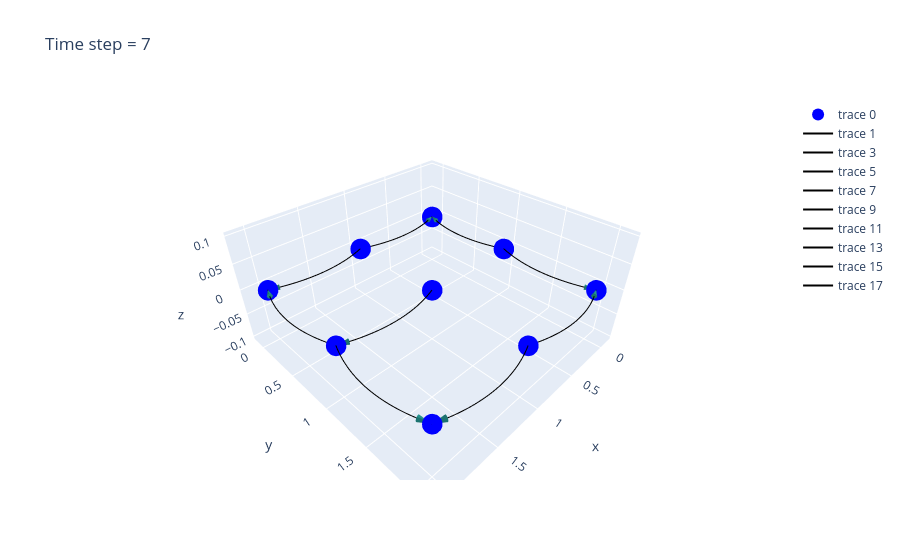

Notebook cell for this chart:
### Markdown cell above
### Mesh2D visualization

### Code cell
import plotly.graph_objects as go
import numpy as np
import networkx as nx
import ipywidgets as widgets
from IPython.display import display, clear_output

length, width= 3, 3

# Function to create the hypercube graph
def create_mesh2D():
    G = nx.DiGraph()
    node_number = 0
    for i in range(length):  
        for j in range(width):  
            new_node = (i, j, 0)
            G.add_node(new_node, label=f"gpu : {node_number}")
            node_number += 1

            if (j + 1 < width):
                G.add_edge(new_node, (i, j + 1, 0))  
                G.add_edge((i, j + 1, 0), new_node)  

        if (i + 1 < length):
            for j in range(width):
                G.add_edge(new_node, (i + 1, j, 0))  
                G.add_edge((i + 1, j, 0), new_node)  

    return G

def create_curve(start, end, height_factor=0.2):
    """Create a curved path between two points."""
    mid = (start + end) / 2
  
    # Add some height to the midpoint
    if (start[1] == end[1]):
        mid[1] += np.linalg.norm(end - start) * height_factor
    else:
        mid[0] += np.linalg.norm(end - start) * height_factor
    
    t = np.linspace(0, 1, 50)

    curve = np.outer(1-t, start) + np.outer(t, end) + np.outer(4*t*(1-t), mid-0.5*(start+end))
    return curve

# Function to create scatter plot for nodes and edges per timestep
def update_plot(timestep):
    clear_output(wait=True)
    display(prev_button, next_button)

    # Initialize the graph data for timestep changes
    G = create_mesh2D()
    nodes = np.array(G.nodes())

    time_data = timestep_data[f'{timestep}']
    
    # Nodes scatter plot
    scatter = go.Scatter3d(
        x=nodes[:, 0], y=nodes[:, 1], z=nodes[:, 2],
        mode='markers',
        marker=dict(size=12, color='blue'),
        hoverinfo='text',
        hovertext=[f"gpu : {gpu_id}" for gpu_id in range(length * width * depth)]
    )
    
    # Edges and arrows
    edges = []
    for gpu_id, gpu_data in time_data.items():
        for tb_id, tb_data in gpu_data.items():
            if (tb_data['pkt_type'] == 's'):
                edges.append((int(gpu_id), int(tb_data['tb_gpuid_send']), int(tb_data['chunk_id'])))
            elif (tb_data['pkt_type'] == 'r'):
                edges.append((int(tb_data['tb_gpuid_recv']), int(gpu_id), int(tb_data['chunk_id'])))
    
    arrows = []
    x = []
    edges = list(set(edges))

    for edge in edges:
        # print(edge)
        start_node = nodes[edge[0]]
        end_node = nodes[edge[1]]
        chunk_id = edge[2]

        # Convert start_node and end_node to tuples for comparison
        start_node_tuple = tuple(start_node)
        end_node_tuple = tuple(end_node)
        
        """
            for example if an edge is ((0,0,0), (0,0,1)), it doesn't exist in x, so append it to x, and draw a curved line and 
            arrow from edge 0 to edge 1 with arrow pointing towards edge 1
            
            if ((0,0,1),(0,0,0)) appears, check if ((0,0,0),(0,0,1)) i.e., reverse of this exists in the list. If so remove this 
            entry from the list and draw a curved line and arrow from edge 1 to edge 0, with arrow pointing towards edge 0
        """

        if (end_node_tuple, start_node_tuple) in x:
            curve = create_curve(start_node, end_node, -0.1)
            x.remove((end_node_tuple, start_node_tuple))
        else:
            x.append((start_node_tuple, end_node_tuple))
            curve = create_curve(start_node, end_node, 0.1)

        line = go.Scatter3d(
            x=curve[:, 0], y=curve[:, 1], z=curve[:, 2],
            mode='lines',
            line=dict(color='black', width=2),
            hoverinfo='text',
            hovertext=f"Chunk_id : {chunk_id}"
        )
        
        arrows.append(line)
        tangent = curve[-1] - curve[-7]

        arrow = go.Cone(
            x=[end_node[0]], y=[end_node[1]], z=[end_node[2]],
            u=[tangent[0]], 
            v=[tangent[1]], 
            w=[tangent[2]],
            sizemode="absolute",
            sizeref=0.1,  # Adjust the size reference to control arrow size
            anchor="tip",
            showscale=False,
            colorscale="Viridis"  # You can change the color as needed
        )

        arrows.append(arrow)
        
    # 3D Plot Layout
    layout = go.Layout(
        title=f"Time step = {timestep}"
    )

    fig = go.Figure(data=[scatter] + arrows, layout=layout)
    fig.show()

# Timestep navigation
current_timestep = 0
max_timestep = len(timestep_data) - 1

def on_next_button_clicked(b):
    global current_timestep
    if current_timestep < max_timestep:
        print("current_timestep : ", current_timestep)
        current_timestep += 1
        update_plot(current_timestep)

def on_prev_button_clicked(b):
    global current_timestep
    if current_timestep > 0:
        print("current_timestep : ", current_timestep)
        current_timestep -= 1
        update_plot(current_timestep)

# Create Next and Previous buttons
next_button = widgets.Button(description="Next")
prev_button = widgets.Button(description="Previous")

# Bind button clicks to functions
next_button.on_click(on_next_button_clicked)
prev_button.on_click(on_prev_button_clicked)

# Display buttons and initial plot
display(prev_button, next_button)
update_plot(current_timestep)

### Figure 1 — Plotly figure (JSON) as saved in the notebook; plotly's stock layout.template omitted (floating-point values rounded to 4 significant figures)
{"data": [{"hoverinfo": "text", "hovertext": ["gpu : 0", "gpu : 1", "gpu : 2", "gpu : 3", "gpu : 4", "gpu : 5", "gpu : 6", "gpu : 7", "gpu : 8", "gpu : 9", "gpu : 10", "gpu : 11", "gpu : 12", "gpu : 13", "gpu : 14", "gpu : 15", "gpu : 16", "gpu : 17", "gpu : 18", "gpu : 19", "gpu : 20", "gpu : 21", "gpu : 22", "gpu : 23", "gpu : 24", "gpu : 25", "gpu : 26", "gpu : 27", "gpu : 28", "gpu : 29", "gpu : 30", "gpu : 31", "gpu : 32", "gpu : 33", "gpu : 34", "gpu : 35", "gpu : 36", "gpu : 37", "gpu : 38", "gpu : 39", "gpu : 40", "gpu : 41", "gpu : 42", "gpu : 43", "gpu : 44", "gpu : 45", "gpu : 46", "gpu : 47", "gpu : 48", "gpu : 49", "gpu : 50", "gpu : 51", "gpu : 52", "gpu : 53"], "marker": {"color": "blue", "size": 12}, "mode": "markers", "type": "scatter3d", "x": [0, 0, 0, 1, 1, 1, 2, 2, 2], "y": [0, 1, 2, 0, 1, 2, 0, 1, 2], "z": [0, 0, 0, 0, 0, 0, 0, 0, 0]}, {"hoverinfo": "text", "hovertext": "Chunk_id : 17", "line": {"color": "black", "width": 2}, "mode": "lines", "type": "scatter3d", "x": [1, 0.9796, 0.9592, 0.9388, 0.9184, 0.898, 0.8776, 0.8571, 0.8367, 0.8163, 0.7959, 0.7755, 0.7551, 0.7347, 0.7143, 0.6939, 0.6735, 0.6531, 0.6327, 0.6122, 0.5918, 0.5714, 0.551, 0.5306, 0.5102, 0.4898, 0.4694, 0.449, 0.4286, 0.4082, 0.3878, 0.3673, 0.3469, 0.3265, 0.3061, 0.2857, 0.2653, 0.2449, 0.2245, 0.2041, 0.1837, 0.1633, 0.1429, 0.1224, 0.102, 0.08163, 0.06122, 0.04082, 0.02041, 0], "y": [0, 0.007997, 0.01566, 0.02299, 0.02999, 0.03665, 0.04298, 0.04898, 0.05464, 0.05998, 0.06497, 0.06964, 0.07397, 0.07797, 0.08163, 0.08496, 0.08796, 0.09063, 0.09296, 0.09496, 0.09663, 0.09796, 0.09896, 0.09963, 0.09996, 0.09996, 0.09963, 0.09896, 0.09796, 0.09663, 0.09496, 0.09296, 0.09063, 0.08796, 0.08496, 0.08163, 0.07797, 0.07397, 0.06964, 0.06497, 0.05998, 0.05464, 0.04898, 0.04298, 0.03665, 0.02999, 0.02299, 0.01566, 0.007997, 0], "z": [0, 0, 0, 0, 0, 0, 0, 0, 0, 0, 0, 0, 0, 0, 0, 0, 0, 0, 0, 0, 0, 0, 0, 0, 0, 0, 0, 0, 0, 0, 0, 0, 0, 0, 0, 0, 0, 0, 0, 0, 0, 0, 0, 0, 0, 0, 0, 0, 0, 0]}, {"anchor": "tip", "colorscale": [[0, "#440154"], [0.1111, "#482878"], [0.2222, "#3e4989"], [0.3333, "#31688e"], [0.4444, "#26828e"], [0.5556, "#1f9e89"], [0.6667, "#35b779"], [0.7778, "#6ece58"], [0.8889, "#b5de2b"], [1, "#fde725"]], "showscale": false, "sizemode": "absolute", "sizeref": 0.1, "type": "cone", "u": [-0.1224], "v": [-0.04298], "w": [0], "x": [0], "y": [0], "z": [0]}, {"hoverinfo": "text", "hovertext": "Chunk_id : 14", "line": {"color": "black", "width": 2}, "mode": "lines", "type": "scatter3d", "x": [0, 0.007997, 0.01566, 0.02299, 0.02999, 0.03665, 0.04298, 0.04898, 0.05464, 0.05998, 0.06497, 0.06964, 0.07397, 0.07797, 0.08163, 0.08496, 0.08796, 0.09063, 0.09296, 0.09496, 0.09663, 0.09796, 0.09896, 0.09963, 0.09996, 0.09996, 0.09963, 0.09896, 0.09796, 0.09663, 0.09496, 0.09296, 0.09063, 0.08796, 0.08496, 0.08163, 0.07797, 0.07397, 0.06964, 0.06497, 0.05998, 0.05464, 0.04898, 0.04298, 0.03665, 0.02999, 0.02299, 0.01566, 0.007997, 0], "y": [1, 0.9796, 0.9592, 0.9388, 0.9184, 0.898, 0.8776, 0.8571, 0.8367, 0.8163, 0.7959, 0.7755, 0.7551, 0.7347, 0.7143, 0.6939, 0.6735, 0.6531, 0.6327, 0.6122, 0.5918, 0.5714, 0.551, 0.5306, 0.5102, 0.4898, 0.4694, 0.449, 0.4286, 0.4082, 0.3878, 0.3673, 0.3469, 0.3265, 0.3061, 0.2857, 0.2653, 0.2449, 0.2245, 0.2041, 0.1837, 0.1633, 0.1429, 0.1224, 0.102, 0.08163, 0.06122, 0.04082, 0.02041, 0], "z": [0, 0, 0, 0, 0, 0, 0, 0, 0, 0, 0, 0, 0, 0, 0, 0, 0, 0, 0, 0, 0, 0, 0, 0, 0, 0, 0, 0, 0, 0, 0, 0, 0, 0, 0, 0, 0, 0, 0, 0, 0, 0, 0, 0, 0, 0, 0, 0, 0, 0]}, {"anchor": "tip", "colorscale": [[0, "#440154"], [0.1111, "#482878"], [0.2222, "#3e4989"], [0.3333, "#31688e"], [0.4444, "#26828e"], [0.5556, "#1f9e89"], [0.6667, "#35b779"], [0.7778, "#6ece58"], [0.8889, "#b5de2b"], [1, "#fde725"]], "showscale": false, "sizemode": "absolute", "sizeref": 0.1, "type": "cone", "u": [-0.04298], "v": [-0.1224], "w": [0], "x": [0], "y": [0], "z": [0]}, {"hoverinfo": "text", "hovertext": "Chunk_id : 1", "line": {"color": "black", "width": 2}, "mode": "lines", "type": "scatter3d", "x": [1, 1.02, 1.041, 1.061, 1.082, 1.102, 1.122, 1.143, 1.163, 1.184, 1.204, 1.224, 1.245, 1.265, 1.286, 1.306, 1.327, 1.347, 1.367, 1.388, 1.408, 1.429, 1.449, 1.469, 1.49, 1.51, 1.531, 1.551, 1.571, 1.592, 1.612, 1.633, 1.653, 1.673, 1.694, 1.714, 1.735, 1.755, 1.776, 1.796, 1.816, 1.837, 1.857, 1.878, 1.898, 1.918, 1.939, 1.959, 1.98, 2], "y": [1, 1.008, 1.016, 1.023, 1.03, 1.037, 1.043, 1.049, 1.055, 1.06, 1.065, 1.07, 1.074, 1.078, 1.082, 1.085, 1.088, 1.091, 1.093, 1.095, 1.097, 1.098, 1.099, 1.1, 1.1, 1.1, 1.1, 1.099, 1.098, 1.097, 1.095, 1.093, 1.091, 1.088, 1.085, 1.082, 1.078, 1.074, 1.07, 1.065, 1.06, 1.055, 1.049, 1.043, 1.037, 1.03, 1.023, 1.016, 1.008, 1], "z": [0, 0, 0, 0, 0, 0, 0, 0, 0, 0, 0, 0, 0, 0, 0, 0, 0, 0, 0, 0, 0, 0, 0, 0, 0, 0, 0, 0, 0, 0, 0, 0, 0, 0, 0, 0, 0, 0, 0, 0, 0, 0, 0, 0, 0, 0, 0, 0, 0, 0]}, {"anchor": "tip", "colorscale": [[0, "#440154"], [0.1111, "#482878"], [0.2222, "#3e4989"], [0.3333, "#31688e"], [0.4444, "#26828e"], [0.5556, "#1f9e89"], [0.6667, "#35b779"], [0.7778, "#6ece58"], [0.8889, "#b5de2b"], [1, "#fde725"]], "showscale": false, "sizemode": "absolute", "sizeref": 0.1, "type": "cone", "u": [0.1224], "v": [-0.04298], "w": [0], "x": [2], "y": [1], "z": [0]}, {"hoverinfo": "text", "hovertext": "Chunk_id : 0", "line": {"color": "black", "width": 2}, "mode": "lines", "type": "scatter3d", "x": [2, 2.008, 2.016, 2.023, 2.03, 2.037, 2.043, 2.049, 2.055, 2.06, 2.065, 2.07, 2.074, 2.078, 2.082, 2.085, 2.088, 2.091, 2.093, 2.095, 2.097, 2.098, 2.099, 2.1, 2.1, 2.1, 2.1, 2.099, 2.098, 2.097, 2.095, 2.093, 2.091, 2.088, 2.085, 2.082, 2.078, 2.074, 2.07, 2.065, 2.06, 2.055, 2.049, 2.043, 2.037, 2.03, 2.023, 2.016, 2.008, 2], "y": [1, 0.9796, 0.9592, 0.9388, 0.9184, 0.898, 0.8776, 0.8571, 0.8367, 0.8163, 0.7959, 0.7755, 0.7551, 0.7347, 0.7143, 0.6939, 0.6735, 0.6531, 0.6327, 0.6122, 0.5918, 0.5714, 0.551, 0.5306, 0.5102, 0.4898, 0.4694, 0.449, 0.4286, 0.4082, 0.3878, 0.3673, 0.3469, 0.3265, 0.3061, 0.2857, 0.2653, 0.2449, 0.2245, 0.2041, 0.1837, 0.1633, 0.1429, 0.1224, 0.102, 0.08163, 0.06122, 0.04082, 0.02041, 0], "z": [0, 0, 0, 0, 0, 0, 0, 0, 0, 0, 0, 0, 0, 0, 0, 0, 0, 0, 0, 0, 0, 0, 0, 0, 0, 0, 0, 0, 0, 0, 0, 0, 0, 0, 0, 0, 0, 0, 0, 0, 0, 0, 0, 0, 0, 0, 0, 0, 0, 0]}, {"anchor": "tip", "colorscale": [[0, "#440154"], [0.1111, "#482878"], [0.2222, "#3e4989"], [0.3333, "#31688e"], [0.4444, "#26828e"], [0.5556, "#1f9e89"], [0.6667, "#35b779"], [0.7778, "#6ece58"], [0.8889, "#b5de2b"], [1, "#fde725"]], "showscale": false, "sizemode": "absolute", "sizeref": 0.1, "type": "cone", "u": [-0.04298], "v": [-0.1224], "w": [0], "x": [2], "y": [0], "z": [0]}, {"hoverinfo": "text", "hovertext": "Chunk_id : 12", "line": {"color": "black", "width": 2}, "mode": "lines", "type": "scatter3d", "x": [0, 0.007997, 0.01566, 0.02299, 0.02999, 0.03665, 0.04298, 0.04898, 0.05464, 0.05998, 0.06497, 0.06964, 0.07397, 0.07797, 0.08163, 0.08496, 0.08796, 0.09063, 0.09296, 0.09496, 0.09663, 0.09796, 0.09896, 0.09963, 0.09996, 0.09996, 0.09963, 0.09896, 0.09796, 0.09663, 0.09496, 0.09296, 0.09063, 0.08796, 0.08496, 0.08163, 0.07797, 0.07397, 0.06964, 0.06497, 0.05998, 0.05464, 0.04898, 0.04298, 0.03665, 0.02999, 0.02299, 0.01566, 0.007997, 0], "y": [1, 1.02, 1.041, 1.061, 1.082, 1.102, 1.122, 1.143, 1.163, 1.184, 1.204, 1.224, 1.245, 1.265, 1.286, 1.306, 1.327, 1.347, 1.367, 1.388, 1.408, 1.429, 1.449, 1.469, 1.49, 1.51, 1.531, 1.551, 1.571, 1.592, 1.612, 1.633, 1.653, 1.673, 1.694, 1.714, 1.735, 1.755, 1.776, 1.796, 1.816, 1.837, 1.857, 1.878, 1.898, 1.918, 1.939, 1.959, 1.98, 2], "z": [0, 0, 0, 0, 0, 0, 0, 0, 0, 0, 0, 0, 0, 0, 0, 0, 0, 0, 0, 0, 0, 0, 0, 0, 0, 0, 0, 0, 0, 0, 0, 0, 0, 0, 0, 0, 0, 0, 0, 0, 0, 0, 0, 0, 0, 0, 0, 0, 0, 0]}, {"anchor": "tip", "colorscale": [[0, "#440154"], [0.1111, "#482878"], [0.2222, "#3e4989"], [0.3333, "#31688e"], [0.4444, "#26828e"], [0.5556, "#1f9e89"], [0.6667, "#35b779"], [0.7778, "#6ece58"], [0.8889, "#b5de2b"], [1, "#fde725"]], "showscale": false, "sizemode": "absolute", "sizeref": 0.1, "type": "cone", "u": [-0.04298], "v": [0.1224], "w": [0], "x": [0], "y": [2], "z": [0]}, {"hoverinfo": "text", "hovertext": "Chunk_id : 14", "line": {"color": "black", "width": 2}, "mode": "lines", "type": "scatter3d", "x": [1, 1.02, 1.041, 1.061, 1.082, 1.102, 1.122, 1.143, 1.163, 1.184, 1.204, 1.224, 1.245, 1.265, 1.286, 1.306, 1.327, 1.347, 1.367, 1.388, 1.408, 1.429, 1.449, 1.469, 1.49, 1.51, 1.531, 1.551, 1.571, 1.592, 1.612, 1.633, 1.653, 1.673, 1.694, 1.714, 1.735, 1.755, 1.776, 1.796, 1.816, 1.837, 1.857, 1.878, 1.898, 1.918, 1.939, 1.959, 1.98, 2], "y": [2, 2.008, 2.016, 2.023, 2.03, 2.037, 2.043, 2.049, 2.055, 2.06, 2.065, 2.07, 2.074, 2.078, 2.082, 2.085, 2.088, 2.091, 2.093, 2.095, 2.097, 2.098, 2.099, 2.1, 2.1, 2.1, 2.1, 2.099, 2.098, 2.097, 2.095, 2.093, 2.091, 2.088, 2.085, 2.082, 2.078, 2.074, 2.07, 2.065, 2.06, 2.055, 2.049, 2.043, 2.037, 2.03, 2.023, 2.016, 2.008, 2], "z": [0, 0, 0, 0, 0, 0, 0, 0, 0, 0, 0, 0, 0, 0, 0, 0, 0, 0, 0, 0, 0, 0, 0, 0, 0, 0, 0, 0, 0, 0, 0, 0, 0, 0, 0, 0, 0, 0, 0, 0, 0, 0, 0, 0, 0, 0, 0, 0, 0, 0]}, {"anchor": "tip", "colorscale": [[0, "#440154"], [0.1111, "#482878"], [0.2222, "#3e4989"], [0.3333, "#31688e"], [0.4444, "#26828e"], [0.5556, "#1f9e89"], [0.6667, "#35b779"], [0.7778, "#6ece58"], [0.8889, "#b5de2b"], [1, "#fde725"]], "showscale": false, "sizemode": "absolute", "sizeref": 0.1, "type": "cone", "u": [0.1224], "v": [-0.04298], "w": [0], "x": [2], "y": [2], "z": [0]}, {"hoverinfo": "text", "hovertext": "Chunk_id : 12", "line": {"color": "black", "width": 2}, "mode": "lines", "type": "scatter3d", "x": [2, 2.008, 2.016, 2.023, 2.03, 2.037, 2.043, 2.049, 2.055, 2.06, 2.065, 2.07, 2.074, 2.078, 2.082, 2.085, 2.088, 2.091, 2.093, 2.095, 2.097, 2.098, 2.099, 2.1, 2.1, 2.1, 2.1, 2.099, 2.098, 2.097, 2.095, 2.093, 2.091, 2.088, 2.085, 2.082, 2.078, 2.074, 2.07, 2.065, 2.06, 2.055, 2.049, 2.043, 2.037, 2.03, 2.023, 2.016, 2.008, 2], "y": [1, 1.02, 1.041, 1.061, 1.082, 1.102, 1.122, 1.143, 1.163, 1.184, 1.204, 1.224, 1.245, 1.265, 1.286, 1.306, 1.327, 1.347, 1.367, 1.388, 1.408, 1.429, 1.449, 1.469, 1.49, 1.51, 1.531, 1.551, 1.571, 1.592, 1.612, 1.633, 1.653, 1.673, 1.694, 1.714, 1.735, 1.755, 1.776, 1.796, 1.816, 1.837, 1.857, 1.878, 1.898, 1.918, 1.939, 1.959, 1.98, 2], "z": [0, 0, 0, 0, 0, 0, 0, 0, 0, 0, 0, 0, 0, 0, 0, 0, 0, 0, 0, 0, 0, 0, 0, 0, 0, 0, 0, 0, 0, 0, 0, 0, 0, 0, 0, 0, 0, 0, 0, 0, 0, 0, 0, 0, 0, 0, 0, 0, 0, 0]}, {"anchor": "tip", "colorscale": [[0, "#440154"], [0.1111, "#482878"], [0.2222, "#3e4989"], [0.3333, "#31688e"], [0.4444, "#26828e"], [0.5556, "#1f9e89"], [0.6667, "#35b779"], [0.7778, "#6ece58"], [0.8889, "#b5de2b"], [1, "#fde725"]], "showscale": false, "sizemode": "absolute", "sizeref": 0.1, "type": "cone", "u": [-0.04298], "v": [0.1224], "w": [0], "x": [2], "y": [2], "z": [0]}, {"hoverinfo": "text", "hovertext": "Chunk_id : 13", "line": {"color": "black", "width": 2}, "mode": "lines", "type": "scatter3d", "x": [1, 0.9796, 0.9592, 0.9388, 0.9184, 0.898, 0.8776, 0.8571, 0.8367, 0.8163, 0.7959, 0.7755, 0.7551, 0.7347, 0.7143, 0.6939, 0.6735, 0.6531, 0.6327, 0.6122, 0.5918, 0.5714, 0.551, 0.5306, 0.5102, 0.4898, 0.4694, 0.449, 0.4286, 0.4082, 0.3878, 0.3673, 0.3469, 0.3265, 0.3061, 0.2857, 0.2653, 0.2449, 0.2245, 0.2041, 0.1837, 0.1633, 0.1429, 0.1224, 0.102, 0.08163, 0.06122, 0.04082, 0.02041, 0], "y": [2, 2.008, 2.016, 2.023, 2.03, 2.037, 2.043, 2.049, 2.055, 2.06, 2.065, 2.07, 2.074, 2.078, 2.082, 2.085, 2.088, 2.091, 2.093, 2.095, 2.097, 2.098, 2.099, 2.1, 2.1, 2.1, 2.1, 2.099, 2.098, 2.097, 2.095, 2.093, 2.091, 2.088, 2.085, 2.082, 2.078, 2.074, 2.07, 2.065, 2.06, 2.055, 2.049, 2.043, 2.037, 2.03, 2.023, 2.016, 2.008, 2], "z": [0, 0, 0, 0, 0, 0, 0, 0, 0, 0, 0, 0, 0, 0, 0, 0, 0, 0, 0, 0, 0, 0, 0, 0, 0, 0, 0, 0, 0, 0, 0, 0, 0, 0, 0, 0, 0, 0, 0, 0, 0, 0, 0, 0, 0, 0, 0, 0, 0, 0]}, {"anchor": "tip", "colorscale": [[0, "#440154"], [0.1111, "#482878"], [0.2222, "#3e4989"], [0.3333, "#31688e"], [0.4444, "#26828e"], [0.5556, "#1f9e89"], [0.6667, "#35b779"], [0.7778, "#6ece58"], [0.8889, "#b5de2b"], [1, "#fde725"]], "showscale": false, "sizemode": "absolute", "sizeref": 0.1, "type": "cone", "u": [-0.1224], "v": [-0.04298], "w": [0], "x": [0], "y": [2], "z": [0]}, {"hoverinfo": "text", "hovertext": "Chunk_id : 1", "line": {"color": "black", "width": 2}, "mode": "lines", "type": "scatter3d", "x": [1, 1.02, 1.041, 1.061, 1.082, 1.102, 1.122, 1.143, 1.163, 1.184, 1.204, 1.224, 1.245, 1.265, 1.286, 1.306, 1.327, 1.347, 1.367, 1.388, 1.408, 1.429, 1.449, 1.469, 1.49, 1.51, 1.531, 1.551, 1.571, 1.592, 1.612, 1.633, 1.653, 1.673, 1.694, 1.714, 1.735, 1.755, 1.776, 1.796, 1.816, 1.837, 1.857, 1.878, 1.898, 1.918, 1.939, 1.959, 1.98, 2], "y": [0, 0.007997, 0.01566, 0.02299, 0.02999, 0.03665, 0.04298, 0.04898, 0.05464, 0.05998, 0.06497, 0.06964, 0.07397, 0.07797, 0.08163, 0.08496, 0.08796, 0.09063, 0.09296, 0.09496, 0.09663, 0.09796, 0.09896, 0.09963, 0.09996, 0.09996, 0.09963, 0.09896, 0.09796, 0.09663, 0.09496, 0.09296, 0.09063, 0.08796, 0.08496, 0.08163, 0.07797, 0.07397, 0.06964, 0.06497, 0.05998, 0.05464, 0.04898, 0.04298, 0.03665, 0.02999, 0.02299, 0.01566, 0.007997, 0], "z": [0, 0, 0, 0, 0, 0, 0, 0, 0, 0, 0, 0, 0, 0, 0, 0, 0, 0, 0, 0, 0, 0, 0, 0, 0, 0, 0, 0, 0, 0, 0, 0, 0, 0, 0, 0, 0, 0, 0, 0, 0, 0, 0, 0, 0, 0, 0, 0, 0, 0]}, {"anchor": "tip", "colorscale": [[0, "#440154"], [0.1111, "#482878"], [0.2222, "#3e4989"], [0.3333, "#31688e"], [0.4444, "#26828e"], [0.5556, "#1f9e89"], [0.6667, "#35b779"], [0.7778, "#6ece58"], [0.8889, "#b5de2b"], [1, "#fde725"]], "showscale": false, "sizemode": "absolute", "sizeref": 0.1, "type": "cone", "u": [0.1224], "v": [-0.04298], "w": [0], "x": [2], "y": [0], "z": [0]}], "layout": {"title": {"text": "Time step = 7"}}}
